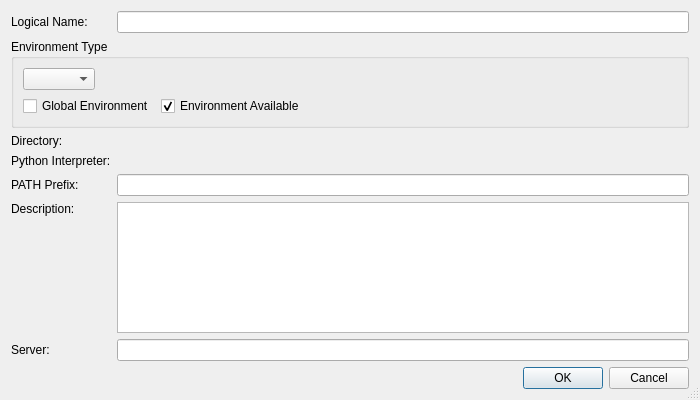
<?xml version="1.0" encoding="UTF-8"?>
<ui version="4.0">
 <class>VirtualenvAddEditDialog</class>
 <widget class="QDialog" name="VirtualenvAddEditDialog">
  <property name="geometry">
   <rect>
    <x>0</x>
    <y>0</y>
    <width>700</width>
    <height>400</height>
   </rect>
  </property>
  <property name="sizeGripEnabled">
   <bool>true</bool>
  </property>
  <layout class="QGridLayout" name="gridLayout">
   <item row="0" column="0">
    <widget class="QLabel" name="label">
     <property name="text">
      <string>Logical Name:</string>
     </property>
    </widget>
   </item>
   <item row="0" column="1">
    <widget class="QLineEdit" name="nameEdit">
     <property name="toolTip">
      <string>Enter a unique name for the virtual environment</string>
     </property>
     <property name="clearButtonEnabled">
      <bool>true</bool>
     </property>
    </widget>
   </item>
   <item row="1" column="0" colspan="2">
    <widget class="QGroupBox" name="groupBox">
     <property name="title">
      <string>Environment Type</string>
     </property>
     <layout class="QVBoxLayout" name="verticalLayout">
      <item>
       <layout class="QHBoxLayout" name="horizontalLayout">
        <item>
         <widget class="QComboBox" name="environmentTypeComboBox">
          <property name="toolTip">
           <string>Select the environment type.</string>
          </property>
         </widget>
        </item>
        <item>
         <widget class="QLabel" name="ericServerInfoLabel">
          <property name="sizePolicy">
           <sizepolicy hsizetype="Expanding" vsizetype="Preferred">
            <horstretch>0</horstretch>
            <verstretch>0</verstretch>
           </sizepolicy>
          </property>
         </widget>
        </item>
       </layout>
      </item>
      <item>
       <layout class="QHBoxLayout" name="horizontalLayout_2">
        <item>
         <widget class="QCheckBox" name="globalCheckBox">
          <property name="toolTip">
           <string>Select,if this is a global environment (i.e. no virtual environment directory to be given)</string>
          </property>
          <property name="whatsThis">
           <string>&lt;b&gt;Global Environment&lt;/b&gt;
&lt;p&gt;Setting this indicates, that the environment is defined globally, i.e. not user specific. Usually such environments cannot be deleted by a standard user. The respective button of the Virtual Environment Manager dialog will be disabled for these entries.&lt;/p&gt;</string>
          </property>
          <property name="text">
           <string>Global Environment</string>
          </property>
         </widget>
        </item>
        <item>
         <widget class="QCheckBox" name="availableCheckBox">
          <property name="toolTip">
           <string>Select to indicate the availability of the environment</string>
          </property>
          <property name="text">
           <string>Environment Available</string>
          </property>
          <property name="checked">
           <bool>true</bool>
          </property>
         </widget>
        </item>
        <item>
         <spacer name="horizontalSpacer">
          <property name="orientation">
           <enum>Qt::Orientation::Horizontal</enum>
          </property>
          <property name="sizeHint" stdset="0">
           <size>
            <width>40</width>
            <height>20</height>
           </size>
          </property>
         </spacer>
        </item>
       </layout>
      </item>
     </layout>
    </widget>
   </item>
   <item row="2" column="0">
    <widget class="QLabel" name="label_2">
     <property name="text">
      <string>Directory:</string>
     </property>
    </widget>
   </item>
   <item row="2" column="1">
    <widget class="EricPathPicker" name="targetDirectoryPicker" native="true">
     <property name="sizePolicy">
      <sizepolicy hsizetype="Expanding" vsizetype="Preferred">
       <horstretch>0</horstretch>
       <verstretch>0</verstretch>
      </sizepolicy>
     </property>
     <property name="focusPolicy">
      <enum>Qt::FocusPolicy::WheelFocus</enum>
     </property>
     <property name="toolTip">
      <string>Enter the directory of the virtual environment</string>
     </property>
    </widget>
   </item>
   <item row="3" column="0">
    <widget class="QLabel" name="label_3">
     <property name="text">
      <string>Python Interpreter:</string>
     </property>
    </widget>
   </item>
   <item row="3" column="1">
    <widget class="EricPathPicker" name="pythonExecPicker" native="true">
     <property name="sizePolicy">
      <sizepolicy hsizetype="Expanding" vsizetype="Preferred">
       <horstretch>0</horstretch>
       <verstretch>0</verstretch>
      </sizepolicy>
     </property>
     <property name="focusPolicy">
      <enum>Qt::FocusPolicy::WheelFocus</enum>
     </property>
     <property name="toolTip">
      <string>Enter the Python interpreter of the virtual environment</string>
     </property>
    </widget>
   </item>
   <item row="4" column="0">
    <widget class="QLabel" name="label_5">
     <property name="text">
      <string>PATH Prefix:</string>
     </property>
    </widget>
   </item>
   <item row="4" column="1">
    <widget class="QLineEdit" name="execPathEdit">
     <property name="clearButtonEnabled">
      <bool>true</bool>
     </property>
    </widget>
   </item>
   <item row="5" column="0">
    <widget class="QLabel" name="label_4">
     <property name="text">
      <string>Description:</string>
     </property>
     <property name="alignment">
      <set>Qt::AlignmentFlag::AlignLeading|Qt::AlignmentFlag::AlignLeft|Qt::AlignmentFlag::AlignTop</set>
     </property>
    </widget>
   </item>
   <item row="5" column="1">
    <widget class="QPlainTextEdit" name="descriptionEdit"/>
   </item>
   <item row="6" column="0">
    <widget class="QLabel" name="label_6">
     <property name="text">
      <string>Server:</string>
     </property>
    </widget>
   </item>
   <item row="6" column="1">
    <widget class="QLineEdit" name="serverLineEdit">
     <property name="toolTip">
      <string>Shows the host name of the server this entry belongs to (eric-ide server environment only)</string>
     </property>
     <property name="readOnly">
      <bool>true</bool>
     </property>
    </widget>
   </item>
   <item row="7" column="0" colspan="2">
    <widget class="QDialogButtonBox" name="buttonBox">
     <property name="orientation">
      <enum>Qt::Orientation::Horizontal</enum>
     </property>
     <property name="standardButtons">
      <set>QDialogButtonBox::StandardButton::Cancel|QDialogButtonBox::StandardButton::Ok</set>
     </property>
    </widget>
   </item>
  </layout>
 </widget>
 <customwidgets>
  <customwidget>
   <class>EricPathPicker</class>
   <extends>QWidget</extends>
   <header>eric7/EricWidgets/EricPathPicker.h</header>
   <container>1</container>
  </customwidget>
 </customwidgets>
 <tabstops>
  <tabstop>nameEdit</tabstop>
  <tabstop>environmentTypeComboBox</tabstop>
  <tabstop>globalCheckBox</tabstop>
  <tabstop>availableCheckBox</tabstop>
  <tabstop>targetDirectoryPicker</tabstop>
  <tabstop>pythonExecPicker</tabstop>
  <tabstop>execPathEdit</tabstop>
  <tabstop>descriptionEdit</tabstop>
  <tabstop>serverLineEdit</tabstop>
 </tabstops>
 <resources/>
 <connections>
  <connection>
   <sender>buttonBox</sender>
   <signal>accepted()</signal>
   <receiver>VirtualenvAddEditDialog</receiver>
   <slot>accept()</slot>
   <hints>
    <hint type="sourcelabel">
     <x>248</x>
     <y>254</y>
    </hint>
    <hint type="destinationlabel">
     <x>157</x>
     <y>274</y>
    </hint>
   </hints>
  </connection>
  <connection>
   <sender>buttonBox</sender>
   <signal>rejected()</signal>
   <receiver>VirtualenvAddEditDialog</receiver>
   <slot>reject()</slot>
   <hints>
    <hint type="sourcelabel">
     <x>316</x>
     <y>260</y>
    </hint>
    <hint type="destinationlabel">
     <x>286</x>
     <y>274</y>
    </hint>
   </hints>
  </connection>
 </connections>
</ui>
